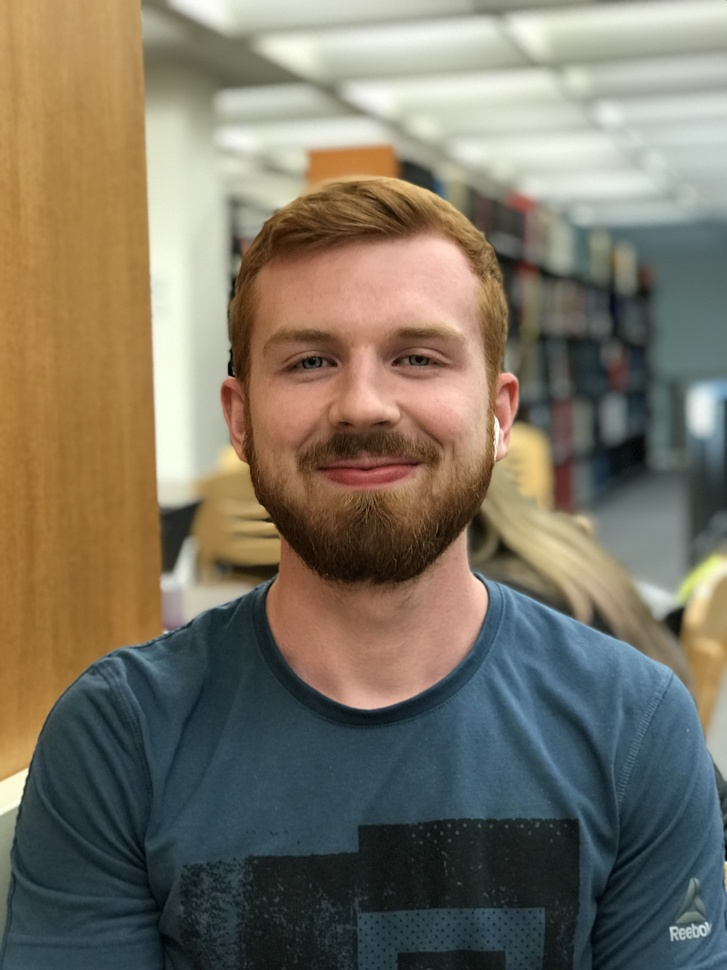
#> input picture img/me.jpeg, 727 x 970 px, shrunk from 3024 x 4032 before the run
$ python NeedsMoreJPEG.py img/me.jpeg
#> lines starting #> are read from the running program, lines starting #| are printed output that depends on the picture
# Hayden Riewe
# github.com/hriewe
# hrcyber.tech

# Needs more JPEG

from PIL import Image, ImageEnhance, ImageFilter
import sys

# Open image
image = Image.open(sys.argv[1])
#> image is the input picture: PIL image 727x970 RGB; mean R, G, B 123.5, 116, 100.3

# Boost saturation
enhanced = ImageEnhance.Color(image)
SaturationBoost = enhanced.enhance(4)
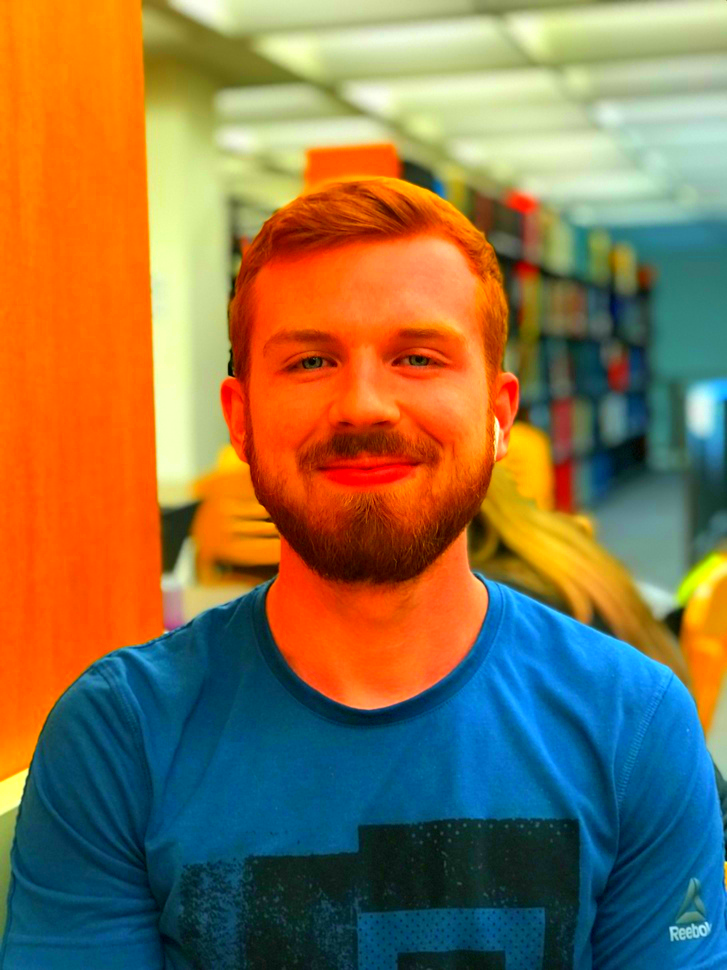
#> SaturationBoost: PIL image 727x970 RGB; mean R, G, B 136.3, 114.6, 78.3

# Boost contrast
enhanced = ImageEnhance.Contrast(SaturationBoost)
ContrastBoost = enhanced.enhance(1)

# Sharpen
Sharpen = ContrastBoost.filter(ImageFilter.SHARPEN)

Sharpen.save('NeedsMore.jpeg', quality=5)

$ run again, on img/mike.jpg
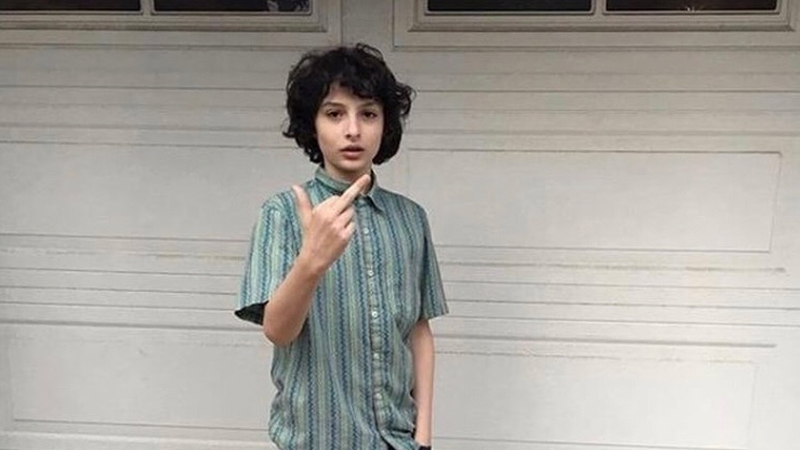
#> input picture img/mike.jpg, 800 x 450 px
#> image is the input picture: PIL image 800x450 RGB; mean R, G, B 167.8, 164.6, 158.8
#> `SaturationBoost = enhanced.enhance(4)`:
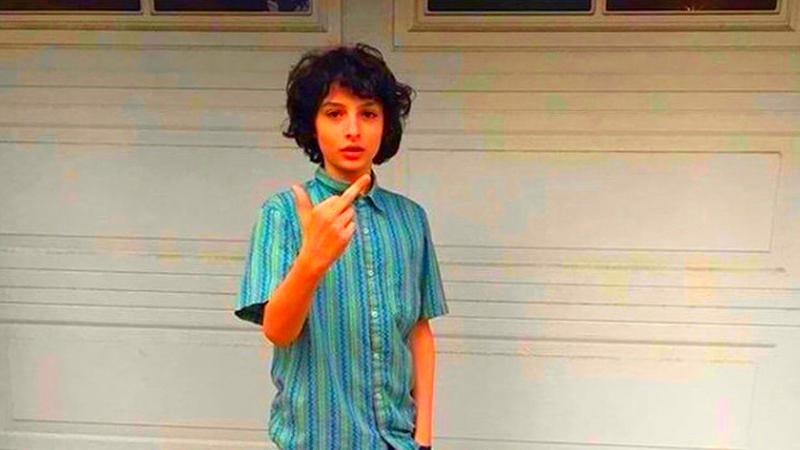
#> SaturationBoost: PIL image 800x450 RGB; mean R, G, B 175.3, 163.5, 140.5
